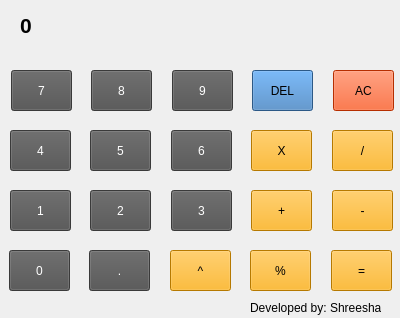
<?xml version="1.0" encoding="UTF-8"?>
<ui version="4.0">
 <class>Form</class>
 <widget class="QWidget" name="Form">
  <property name="geometry">
   <rect>
    <x>0</x>
    <y>0</y>
    <width>400</width>
    <height>318</height>
   </rect>
  </property>
  <property name="windowTitle">
   <string>Calculator</string>
  </property>
  <widget class="QLabel" name="label">
   <property name="geometry">
    <rect>
     <x>20</x>
     <y>10</y>
     <width>361</width>
     <height>31</height>
    </rect>
   </property>
   <property name="font">
    <font>
     <pointsize>16</pointsize>
     <weight>75</weight>
     <bold>true</bold>
    </font>
   </property>
   <property name="autoFillBackground">
    <bool>true</bool>
   </property>
   <property name="text">
    <string>0</string>
   </property>
   <property name="indent">
    <number>-1</number>
   </property>
  </widget>
  <widget class="QPushButton" name="pushButton_equal">
   <property name="geometry">
    <rect>
     <x>331</x>
     <y>250</y>
     <width>61</width>
     <height>41</height>
    </rect>
   </property>
   <property name="styleSheet">
    <string notr="true">background-color: rgb(255, 170, 0);
</string>
   </property>
   <property name="text">
    <string>=</string>
   </property>
  </widget>
  <widget class="QPushButton" name="pushButton_3">
   <property name="geometry">
    <rect>
     <x>171</x>
     <y>190</y>
     <width>61</width>
     <height>41</height>
    </rect>
   </property>
   <property name="styleSheet">
    <string notr="true">background-color: rgb(81, 81, 81);
color: rgb(255, 255, 255);
font: 75 16pt &quot;MS Shell Dlg 2&quot;;</string>
   </property>
   <property name="text">
    <string>3</string>
   </property>
  </widget>
  <widget class="QPushButton" name="pushButton_minus">
   <property name="geometry">
    <rect>
     <x>332</x>
     <y>190</y>
     <width>61</width>
     <height>41</height>
    </rect>
   </property>
   <property name="styleSheet">
    <string notr="true">background-color: rgb(255, 170, 0);</string>
   </property>
   <property name="text">
    <string>-</string>
   </property>
  </widget>
  <widget class="QPushButton" name="pushButton_2">
   <property name="geometry">
    <rect>
     <x>90</x>
     <y>190</y>
     <width>61</width>
     <height>41</height>
    </rect>
   </property>
   <property name="styleSheet">
    <string notr="true">background-color: rgb(81, 81, 81);
color: rgb(255, 255, 255);
font: 75 16pt &quot;MS Shell Dlg 2&quot;;</string>
   </property>
   <property name="text">
    <string>2</string>
   </property>
  </widget>
  <widget class="QPushButton" name="pushButton_1">
   <property name="geometry">
    <rect>
     <x>10</x>
     <y>190</y>
     <width>61</width>
     <height>41</height>
    </rect>
   </property>
   <property name="styleSheet">
    <string notr="true">background-color: rgb(81, 81, 81);
color: rgb(255, 255, 255);
font: 75 16pt &quot;MS Shell Dlg 2&quot;;</string>
   </property>
   <property name="text">
    <string>1</string>
   </property>
  </widget>
  <widget class="QPushButton" name="pushButton_add">
   <property name="geometry">
    <rect>
     <x>251</x>
     <y>190</y>
     <width>61</width>
     <height>41</height>
    </rect>
   </property>
   <property name="styleSheet">
    <string notr="true">background-color: rgb(255, 170, 0);
</string>
   </property>
   <property name="text">
    <string>+</string>
   </property>
  </widget>
  <widget class="QPushButton" name="pushButton_9">
   <property name="geometry">
    <rect>
     <x>172</x>
     <y>70</y>
     <width>61</width>
     <height>41</height>
    </rect>
   </property>
   <property name="styleSheet">
    <string notr="true">background-color: rgb(81, 81, 81);
color: rgb(255, 255, 255);
font: 75 16pt &quot;MS Shell Dlg 2&quot;;</string>
   </property>
   <property name="text">
    <string>9</string>
   </property>
  </widget>
  <widget class="QPushButton" name="pushButton_del">
   <property name="geometry">
    <rect>
     <x>252</x>
     <y>70</y>
     <width>61</width>
     <height>41</height>
    </rect>
   </property>
   <property name="styleSheet">
    <string notr="true">background-color: rgb(62, 125, 188);</string>
   </property>
   <property name="text">
    <string>DEL</string>
   </property>
  </widget>
  <widget class="QPushButton" name="pushButton_6">
   <property name="geometry">
    <rect>
     <x>171</x>
     <y>130</y>
     <width>61</width>
     <height>41</height>
    </rect>
   </property>
   <property name="styleSheet">
    <string notr="true">background-color: rgb(81, 81, 81);
color: rgb(255, 255, 255);
font: 75 16pt &quot;MS Shell Dlg 2&quot;;</string>
   </property>
   <property name="text">
    <string>6</string>
   </property>
  </widget>
  <widget class="QPushButton" name="pushButton_div">
   <property name="geometry">
    <rect>
     <x>332</x>
     <y>130</y>
     <width>61</width>
     <height>41</height>
    </rect>
   </property>
   <property name="styleSheet">
    <string notr="true">background-color: rgb(255, 170, 0);</string>
   </property>
   <property name="text">
    <string>/</string>
   </property>
  </widget>
  <widget class="QPushButton" name="pushButton_5">
   <property name="geometry">
    <rect>
     <x>90</x>
     <y>130</y>
     <width>61</width>
     <height>41</height>
    </rect>
   </property>
   <property name="styleSheet">
    <string notr="true">background-color: rgb(81, 81, 81);
color: rgb(255, 255, 255);
font: 75 16pt &quot;MS Shell Dlg 2&quot;;</string>
   </property>
   <property name="text">
    <string>5</string>
   </property>
  </widget>
  <widget class="QPushButton" name="pushButton_7">
   <property name="geometry">
    <rect>
     <x>11</x>
     <y>70</y>
     <width>61</width>
     <height>41</height>
    </rect>
   </property>
   <property name="styleSheet">
    <string notr="true">background-color: rgb(81, 81, 81);
color: rgb(255, 255, 255);
font: 75 16pt &quot;MS Shell Dlg 2&quot;;
</string>
   </property>
   <property name="text">
    <string>7</string>
   </property>
  </widget>
  <widget class="QPushButton" name="pushButton_4">
   <property name="geometry">
    <rect>
     <x>10</x>
     <y>130</y>
     <width>61</width>
     <height>41</height>
    </rect>
   </property>
   <property name="styleSheet">
    <string notr="true">background-color: rgb(81, 81, 81);
color: rgb(255, 255, 255);
font: 75 16pt &quot;MS Shell Dlg 2&quot;;</string>
   </property>
   <property name="text">
    <string>4</string>
   </property>
  </widget>
  <widget class="QPushButton" name="pushButton_AC">
   <property name="geometry">
    <rect>
     <x>333</x>
     <y>70</y>
     <width>61</width>
     <height>41</height>
    </rect>
   </property>
   <property name="styleSheet">
    <string notr="true">background-color: rgb(255, 64, 0);</string>
   </property>
   <property name="text">
    <string>AC</string>
   </property>
  </widget>
  <widget class="QPushButton" name="pushButton_8">
   <property name="geometry">
    <rect>
     <x>91</x>
     <y>70</y>
     <width>61</width>
     <height>41</height>
    </rect>
   </property>
   <property name="styleSheet">
    <string notr="true">background-color: rgb(81, 81, 81);
color: rgb(255, 255, 255);
font: 75 16pt &quot;MS Shell Dlg 2&quot;;</string>
   </property>
   <property name="text">
    <string>8</string>
   </property>
  </widget>
  <widget class="QPushButton" name="pushButton_mul">
   <property name="geometry">
    <rect>
     <x>251</x>
     <y>130</y>
     <width>61</width>
     <height>41</height>
    </rect>
   </property>
   <property name="styleSheet">
    <string notr="true">background-color: rgb(255, 170, 0);</string>
   </property>
   <property name="text">
    <string>X</string>
   </property>
  </widget>
  <widget class="QPushButton" name="pushButton_power">
   <property name="geometry">
    <rect>
     <x>170</x>
     <y>250</y>
     <width>61</width>
     <height>41</height>
    </rect>
   </property>
   <property name="styleSheet">
    <string notr="true">background-color: rgb(255, 170, 0);</string>
   </property>
   <property name="text">
    <string>^</string>
   </property>
  </widget>
  <widget class="QPushButton" name="pushButton_0">
   <property name="geometry">
    <rect>
     <x>9</x>
     <y>250</y>
     <width>61</width>
     <height>41</height>
    </rect>
   </property>
   <property name="styleSheet">
    <string notr="true">background-color: rgb(81, 81, 81);
color: rgb(255, 255, 255);
font: 75 16pt &quot;MS Shell Dlg 2&quot;;</string>
   </property>
   <property name="text">
    <string>0</string>
   </property>
  </widget>
  <widget class="QPushButton" name="pushButton_point">
   <property name="geometry">
    <rect>
     <x>89</x>
     <y>250</y>
     <width>61</width>
     <height>41</height>
    </rect>
   </property>
   <property name="styleSheet">
    <string notr="true">background-color: rgb(81, 81, 81);
color: rgb(255, 255, 255);
font: 75 16pt &quot;MS Shell Dlg 2&quot;;</string>
   </property>
   <property name="text">
    <string>.</string>
   </property>
  </widget>
  <widget class="QPushButton" name="pushButton_mod">
   <property name="geometry">
    <rect>
     <x>250</x>
     <y>250</y>
     <width>61</width>
     <height>41</height>
    </rect>
   </property>
   <property name="styleSheet">
    <string notr="true">background-color: rgb(255, 170, 0);</string>
   </property>
   <property name="text">
    <string>%</string>
   </property>
  </widget>
  <widget class="QLabel" name="label_2">
   <property name="geometry">
    <rect>
     <x>250</x>
     <y>300</y>
     <width>131</width>
     <height>16</height>
    </rect>
   </property>
   <property name="text">
    <string>Developed by: Shreesha KJ</string>
   </property>
  </widget>
 </widget>
 <resources/>
 <connections/>
</ui>
